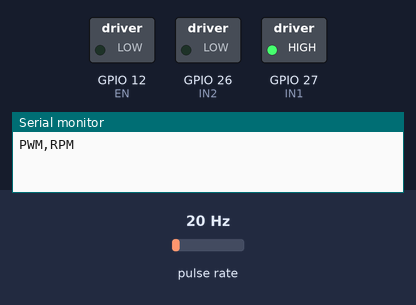
A sketch run on a simulated ESP32. Shown: switched loads named in the sketch (green lamp = pin HIGH), the last lines printed to the serial monitor. Wiring (inferred from the names in the program): pulse sensor: data GPIO 13. Inputs (shaded band) come from the test bench; at power-on: pulse rate 20 Hz.

Above: at 0.1 s.
At 18.1 s:
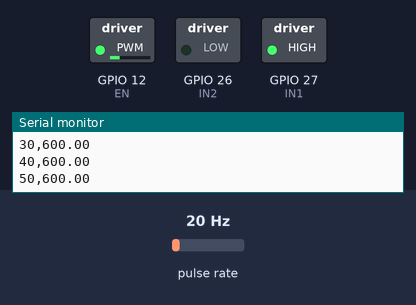
At 36.1 s:
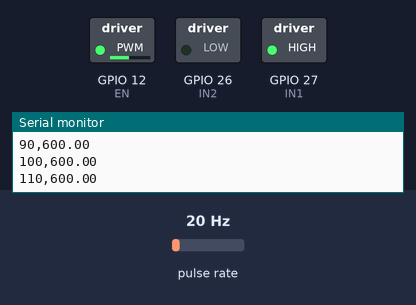
Timing chart, 0 to 40.0 s (numbered marks = the images above):
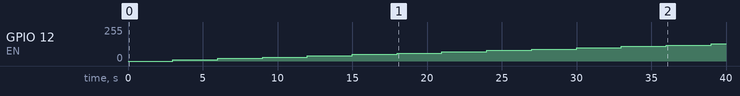

Measured:
- by itself, GPIO 12 (EN): moves from 0/255 to 130/255 over 36.0 s

The sketch:

motor_rpm_dataset.ino
```cpp
/* ======================================
   DATA COLLECTION MOTOR DC - IMPROVED
   Tujuan: Mendapatkan data stabil untuk AI
====================================== */

const int IN1 = 27;
const int IN2 = 26;
const int EN  = 12;
const int rpmPin = 13;

volatile unsigned long pulseCount = 0;
float rpm = 0;
int pwmOutput = 0;

unsigned long lastSampleTime = 0;
unsigned long lastPwmChangeTime = 0;

// Pengaturan Data Collection
int pwmStep = 10;           // Naik sedikit demi sedikit
int stepInterval = 3000;    // Tunggu 3 detik agar motor stabil sebelum ambil data
int pwmMax = 255;

void IRAM_ATTR rpmISR() {
  pulseCount++;
}

void setup() {
  Serial.begin(115200);
  pinMode(IN1, OUTPUT);
  pinMode(IN2, OUTPUT);
  pinMode(EN, OUTPUT);
  pinMode(rpmPin, INPUT_PULLUP);
  attachInterrupt(digitalPinToInterrupt(rpmPin), rpmISR, RISING);

  digitalWrite(IN1, HIGH);
  digitalWrite(IN2, LOW);

  Serial.println("PWM,RPM"); // Header untuk CSV
}

void loop() {
  unsigned long currentMillis = millis();

  // 1. Logika Kenaikan PWM (Setiap 3 Detik)
  if (currentMillis - lastPwmChangeTime >= stepInterval) {
    if (pwmOutput <= pwmMax) {
      // Tampilkan data ke Serial SEBELUM PWM naik lagi (saat sudah stabil)
      Serial.print(pwmOutput);
      Serial.print(",");
      Serial.println(rpm);

      pwmOutput += pwmStep;
      if (pwmOutput > pwmMax) {
        pwmOutput = 0; // Reset atau stop jika sudah selesai
        Serial.println("DATA_COLLECTION_DONE");
      }

      analogWrite(EN, pwmOutput);
    }
    lastPwmChangeTime = currentMillis;
  }

  // 2. Logika Update RPM (Setiap 100ms untuk monitoring)
  if (currentMillis - lastSampleTime >= 100) {
    noInterrupts();
    unsigned long pulses = pulseCount;
    pulseCount = 0;
    interrupts();

    // Hitung RPM (Sesuaikan kalibrasi lubang piringanmu)
    // Jika 2 lubang, maka: (pulses / 2) * (60000 / 100)
    rpm = pulses * 300;

    lastSampleTime = currentMillis;
  }
}
```
